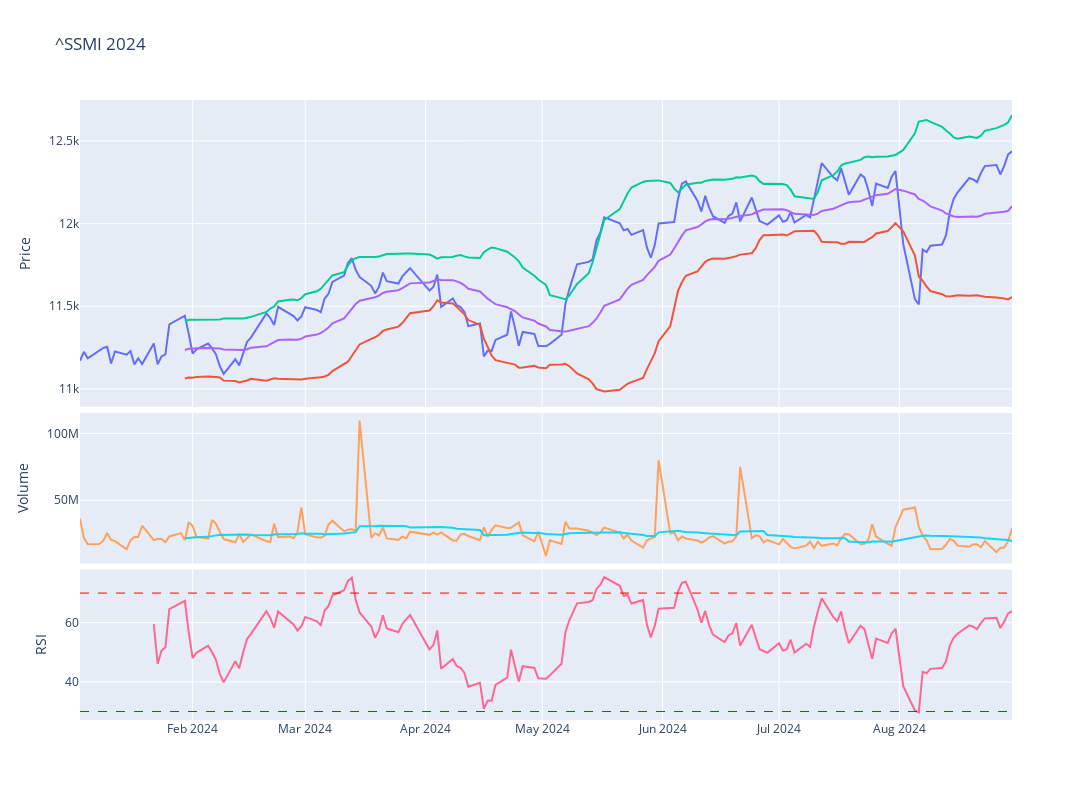

The notebook cell this image was saved under:
### Code cell
# Plot the adjusted close price
fig = make_subplots(rows=4, cols=1,shared_xaxes=True,vertical_spacing=0.01,specs=[[{'rowspan':2,'colspan':1}],[None],[{'rowspan':1,'colspan':1}],[{'rowspan':1,'colspan':1}]])

# Graph (1,1)
fig.add_trace(go.Scatter(x=stock_ticker['Adj Close'].loc[year].index,y=stock_ticker['Adj Close'].loc[year],mode="lines",name=f'{ticker}'),row=1,col=1)
fig.add_trace(go.Scatter(x=stock_ticker['BB_Lower'].loc[year].index,y=stock_ticker['BB_Lower'].loc[year],mode="lines",name='BB_Lower'),row=1,col=1)
fig.add_trace(go.Scatter(x=stock_ticker['BB_Upper'].loc[year].index,y=stock_ticker['BB_Upper'].loc[year],mode="lines",name='BB_Upper'),row=1,col=1)
fig.add_trace(go.Scatter(x=stock_ticker['MMA20'].loc[year].index,y=stock_ticker['MMA20'].loc[year],mode="lines",name='MMA20'),row=1,col=1)
# Update xaxis properties
fig.update_yaxes(title_text="Price", row=1, col=1)

# Graph (3,1)
fig.add_trace(go.Scatter(x=stock_ticker['Volume'].loc[year].index,y=stock_ticker['Volume'].loc[year],mode="lines",name='Volume'),row=3, col=1)
fig.add_trace(go.Scatter(x=stock_ticker['Volume'].loc[year].index,y=stock_ticker['Volume'].loc[year].rolling(20).mean(),mode="lines",name='MMA20'),row=3,col=1)
fig.update_yaxes(title_text="Volume", row=3, col=1)

# Graph (4,1)
fig.add_trace(go.Scatter(x=stock_ticker['RSI'].loc[year].index,y=stock_ticker['RSI'].loc[year],mode="lines",name='RSI'),row=4, col=1)
fig.add_hline(y=30, line_width=1, line_dash="dash", line_color="green",row=4,col=1)
fig.add_hline(y=70, line_width=1, line_dash="dash", line_color="red",row=4,col=1)
fig.update_yaxes(title_text="RSI", row=4, col=1)

fig.update_layout(height=800, width=1300,showlegend=False,title=f"{ticker} {year}")

fig.show()

### Figure 1 — Plotly figure (JSON) as saved in the notebook; plotly's stock layout.template omitted (floating-point values rounded to 4 significant figures; data arrays with more than 128 entries replaced by an {"elided": "..."} marker saying what was removed)
{"data": [{"mode": "lines", "name": "^SSMI", "type": "scatter", "x": {"elided": "166 str values"}, "xaxis": "x", "y": {"elided": "166 float values"}, "yaxis": "y"}, {"mode": "lines", "name": "BB_Lower", "type": "scatter", "x": {"elided": "166 str values"}, "xaxis": "x", "y": {"elided": "166 float values"}, "yaxis": "y"}, {"mode": "lines", "name": "BB_Upper", "type": "scatter", "x": {"elided": "166 str values"}, "xaxis": "x", "y": {"elided": "166 float values"}, "yaxis": "y"}, {"mode": "lines", "name": "MMA20", "type": "scatter", "x": {"elided": "166 str values"}, "xaxis": "x", "y": {"elided": "166 float values"}, "yaxis": "y"}, {"mode": "lines", "name": "Volume", "type": "scatter", "x": {"elided": "166 str values"}, "xaxis": "x2", "y": {"elided": "166 int values"}, "yaxis": "y2"}, {"mode": "lines", "name": "MMA20", "type": "scatter", "x": {"elided": "166 str values"}, "xaxis": "x2", "y": {"elided": "166 int values"}, "yaxis": "y2"}, {"mode": "lines", "name": "RSI", "type": "scatter", "x": {"elided": "166 str values"}, "xaxis": "x3", "y": {"elided": "166 float values"}, "yaxis": "y3"}], "layout": {"height": 800, "shapes": [{"line": {"color": "green", "dash": "dash", "width": 1}, "type": "line", "x0": 0, "x1": 1, "xref": "x3 domain", "y0": 30, "y1": 30, "yref": "y3"}, {"line": {"color": "red", "dash": "dash", "width": 1}, "type": "line", "x0": 0, "x1": 1, "xref": "x3 domain", "y0": 70, "y1": 70, "yref": "y3"}], "showlegend": false, "title": {"text": "^SSMI 2024"}, "width": 1300, "xaxis": {"anchor": "y", "domain": [0, 1], "matches": "x3", "showticklabels": false}, "xaxis2": {"anchor": "y2", "domain": [0, 1], "matches": "x3", "showticklabels": false}, "xaxis3": {"anchor": "y3", "domain": [0, 1]}, "yaxis": {"anchor": "x", "domain": [0.505, 1], "title": {"text": "Price"}}, "yaxis2": {"anchor": "x2", "domain": [0.2525, 0.495], "title": {"text": "Volume"}}, "yaxis3": {"anchor": "x3", "domain": [0, 0.2425], "title": {"text": "RSI"}}}}
